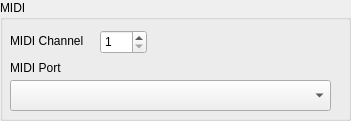
   <widget class="QGroupBox" name="midi_groupBox">
    <property name="geometry">
     <rect>
      <x>400</x>
      <y>450</y>
      <width>351</width>
      <height>121</height>
     </rect>
    </property>
    <property name="title">
     <string>MIDI</string>
    </property>
    <widget class="QComboBox" name="midi_port_combo">
     <property name="geometry">
      <rect>
       <x>10</x>
       <y>80</y>
       <width>321</width>
       <height>31</height>
      </rect>
     </property>
    </widget>
    <widget class="QSpinBox" name="midi_channel_spinBox">
     <property name="geometry">
      <rect>
       <x>100</x>
       <y>30</y>
       <width>47</width>
       <height>24</height>
      </rect>
     </property>
     <property name="minimum">
      <number>1</number>
     </property>
     <property name="maximum">
      <number>16</number>
     </property>
    </widget>
    <widget class="QLabel" name="midi_channel_label">
     <property name="geometry">
      <rect>
       <x>10</x>
       <y>33</y>
       <width>81</width>
       <height>16</height>
      </rect>
     </property>
     <property name="text">
      <string>MIDI Channel</string>
     </property>
    </widget>
    <widget class="QLabel" name="midi_port_label">
     <property name="geometry">
      <rect>
       <x>10</x>
       <y>60</y>
       <width>81</width>
       <height>16</height>
      </rect>
     </property>
     <property name="text">
      <string>MIDI Port</string>
     </property>
    </widget>
   </widget>
